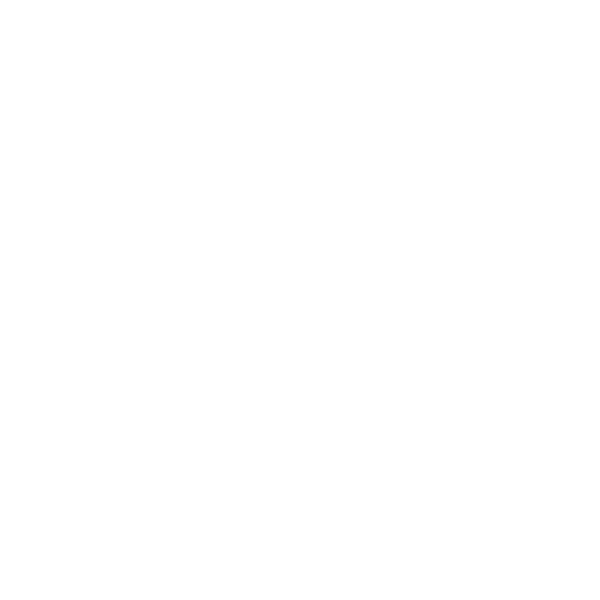
Frame 1 (no input)
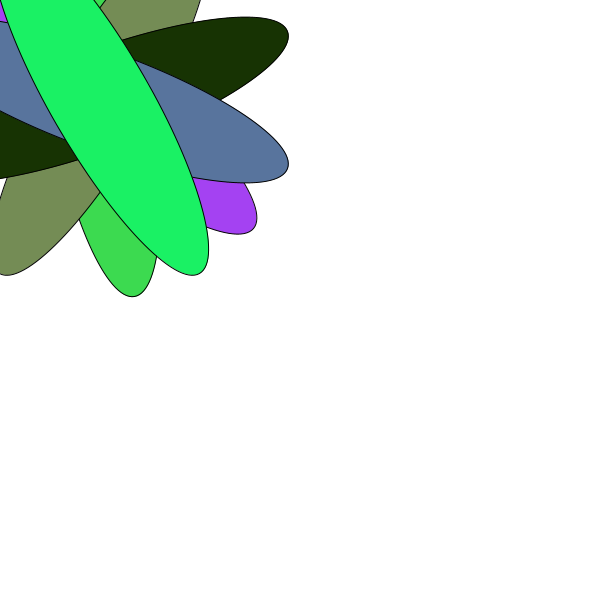
Frame 60 (the mouse pressed at the canvas centre just before this capture)
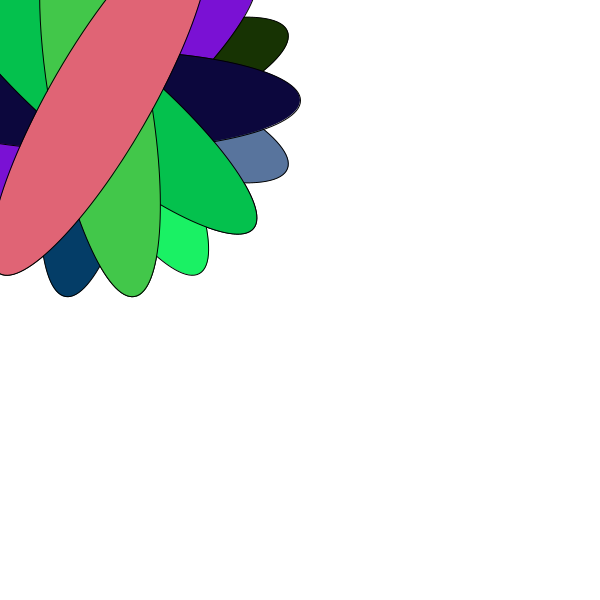
Frame 120 (the mouse held since frame 60 and released just before this capture)

The Processing sketch that drew these frames (run headless with seeded random() and noise(); from frame 60 on, the mouse is pressed at the canvas centre):

// Processing sketch: rotations
// ── rotations.pde
void setup (){
  size (600, 600);
  background (255);
  smooth();
  //fill(192);
  //noStroke();
  //rect(40, 40, 40, 40);
  
  //pushMatrix();
  //translate (60, 60);
  //rectMode(CENTER);
  //rotate(radians(45));
  //fill (0);
  ////rect (40, 40, 40, 40); wrong way
  //rect (0, 0, 40, 40);
  //popMatrix ();
}

void draw(){
  //if whatever is inside the parenthesis is true then do whats in the curly brackets
  if(frameCount % 10 ==0){
    //= assigns value ==checks if something is true
    //the remainder of 10 and 2 is 0 bc there isn't any remainder left over
    //so this is counting the frame loop whenever its divisible by 10
    //frameC= 57 % 10 = nothing bc its not divisible by 10
    //%= "modulo"
    fill(random (0,255), random(0, 255), random(0, 255));
    
    pushMatrix ();
    translate(100, 100); 
    rotate(radians (frameCount*4 % 360));
    //rect(0, 0, 80, 20);
    ellipse(0, 0, 400, 100);
    popMatrix(); 
  }
}
